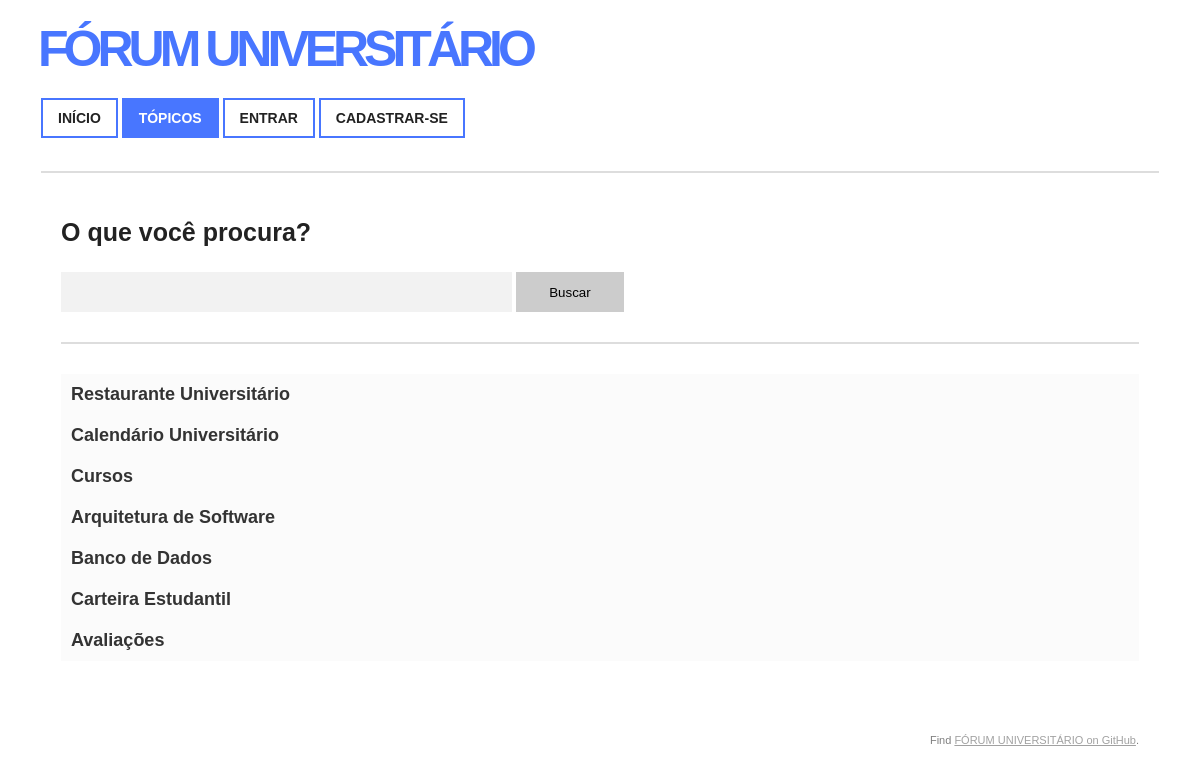
The app's page /topics with its own data.
### tables this page shows
CREATE TABLE topics ( 
    id INT(11) NOT NULL AUTO_INCREMENT , 
    title VARCHAR(50) NOT NULL , 
    user_id INT(11) NOT NULL , 
    PRIMARY KEY (id),
    FOREIGN KEY (user_id)  REFERENCES users (id)
);

### application/controller/topics.php (called while the page is built, shortened)
<?php
class Topics extends Controller
{
    public function index()
    {
        $topics = $this->model->getAllTopics();
        require APP . 'view/_templates/header-topics.php';
        require APP . 'view/topics/index.php';
        require APP . 'view/_templates/footer.php';
    }
}

### public/index.php (called while the page is built, shortened)
<?php
require APP . 'core/controller.php';
$app = new Application();

### application/core/controller.php (called while the page is built, shortened)
<?php
class Controller
{
    public $db = null;
    private function openDatabaseConnection()
    {
        $options = array(PDO::ATTR_DEFAULT_FETCH_MODE => PDO::FETCH_OBJ, PDO::ATTR_ERRMODE => PDO::ERRMODE_WARNING);
        $this->db = new PDO(DB_TYPE . ':host=' . DB_HOST . ';dbname=' . DB_NAME . ';charset=' . DB_CHARSET, DB_USER, DB_PASS, $options);
    }
    public function loadModel()
    {
        require APP . 'model/model.php';
        $this->model = new Model($this->db);
    }
}

### application/model/model.php (called while the page is built, shortened)
<?php
class Model
{
    function __construct($db)
    {
        try {
            $this->db = $db;
        } catch (PDOException $e) {
            exit('Database connection could not be established.');
        }
    }
    public function getAllTopics()
    {
        $sql = "SELECT id, title FROM topics;";
        $query = $this->db->prepare($sql);
        $query->execute();
        return $query->fetchAll();
    }
}

### application/view/topics/index.php (the view)
<div class="container">
    <h3>O que você procura?</h3>
    <form action="<?php echo URL; ?>topics/search" method="POST">
        <input type="text" name="keywords" value="" />
        <input type="submit" name="submit_search" value="Buscar" />
    </form>
    <div class="box"></div>
    <table>
        <tbody>
        <?php foreach ($topics as $topic) { ?>
            <tr>
                <td class="border_bottom"><?php if (isset($topic->title)) echo htmlspecialchars($topic->title, ENT_QUOTES, 'UTF-8');?></td>
            </tr>
        <?php } ?>
        </tbody>
    </table>
</div>

### public/css/style.css (style rules this page uses)
body { font-family: Arial; font-size: 14px; }
.container { border-top: 2px solid #ddd; padding: 20px; margin: 33px; }
.container h3 { color:#222; font-size: 25px; }
.container table { font-size: 13px; margin-top: 20px; border-spacing: 0px; width: 100%; background-color: #fbfbfb; }
.container table tbody td { padding: 4px 10px; border-bottom: 1px solid #ddd; }
.container table tbody td.border_bottom { padding: 10px 10px; border: none; font-weight: bold; font-size: 18px; color: #333; }
.container .box { border-top: 2px solid #ddd; padding-top: 10px; margin-top: 30px; }
.container input { background-color: #f2f2f2; border: 0; padding: 5px 10px; width: 40%; height: 30px; }
.container input[type="submit"] { background-color: #ccc; cursor: pointer; width: 10%; height: 40px; }
.box { border-top: 2px solid #ddd; padding-top: 10px; margin-top: 30px; }

### records on screen
topics: title "Restaurante Universitário"
topics: title "Calendário Universitário"
topics: title "Cursos"
topics: title "Arquitetura de Software"
topics: title "Banco de Dados"
topics: title "Carteira Estudantil"
topics: title "Avaliações"
